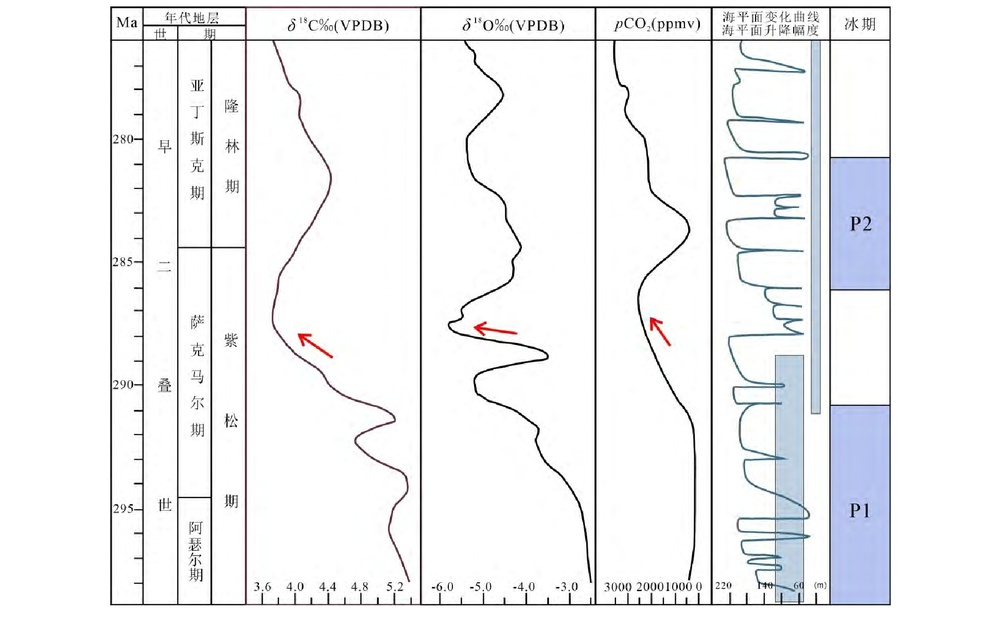
#> input picture data/quick_test/images/DCXZ202302003_07100.jpg, 1000 x 624 px, shrunk from 1943 x 1212 before the run
$ python 02_test_vertical_lines.py --mask-dir ../../../data/quick_test/images --out-dir out
#> lines starting #> are read from the running program, lines starting #| are printed output that depends on the picture; after the words box and inside, x2 and y2 are one past the last pixel; in counts of white or black regions, pixels touching at a corner belong together
import argparse
import json
from pathlib import Path
from typing import Optional

import numpy as np
from PIL import Image
import matplotlib.pyplot as plt


def otsu_threshold(values: np.ndarray) -> int:
    """Compute an Otsu threshold for a one-dimensional projection."""
    values = values.astype(np.int64)
    if values.size == 0:
        return 0
    max_val = int(values.max())
    if max_val == 0:
        return 0
    hist = np.bincount(values, minlength=max_val + 1).astype(np.float64)
    total = values.size
    sum_total = np.dot(np.arange(max_val + 1), hist)

    weight_bg = 0.0
    sum_bg = 0.0
    var_max = -1.0
    threshold = 0
    for t in range(max_val + 1):
        weight_bg += hist[t]
        if weight_bg == 0:
            continue
        weight_fg = total - weight_bg
        if weight_fg == 0:
            break
        sum_bg += t * hist[t]
        mean_bg = sum_bg / weight_bg
        mean_fg = (sum_total - sum_bg) / weight_fg
        var_between = weight_bg * weight_fg * (mean_bg - mean_fg) ** 2
        if var_between > var_max:
            var_max = var_between
            threshold = t
    return threshold


def find_peaks_1d(values: np.ndarray, thr: int):
    """Find plateau-aware peaks above a global threshold."""
    peaks = []
    n = len(values)
    i = 0
    while i < n:
        if values[i] < thr:
            i += 1
            continue
        # plateau peak handling
        start = i
        while i + 1 < n and values[i + 1] == values[start]:
            i += 1
        end = i
        left = values[start - 1] if start - 1 >= 0 else -1
        right = values[end + 1] if end + 1 < n else -1
        if values[start] >= left and values[end] >= right:
            peaks.append((start + end) // 2)
        i += 1
    return peaks


def enforce_min_distance(peaks, min_dist: int):
    """Keep peaks separated by at least `min_dist` pixels."""
    if not peaks:
        return peaks
    peaks_sorted = sorted(peaks)
    kept = [peaks_sorted[0]]
    for p in peaks_sorted[1:]:
        if p - kept[-1] >= min_dist:
            kept.append(p)
    return kept


def enforce_min_height(peaks, values: np.ndarray, min_height: int):
    """Remove peaks whose projection height is too small."""
    if not peaks:
        return peaks
    return [p for p in peaks if values[p] >= min_height]


def find_peaks_1d_local(values: np.ndarray, thresholds: np.ndarray):
    """Find peaks using a per-position local threshold."""
    peaks = []
    n = len(values)
    i = 0
    while i < n:
        if values[i] < thresholds[i]:
            i += 1
            continue
        start = i
        while i + 1 < n and values[i + 1] == values[start]:
            i += 1
        end = i
        left = values[start - 1] if start - 1 >= 0 else -1
        right = values[end + 1] if end + 1 < n else -1
        if values[start] >= left and values[end] >= right:
            peaks.append((start + end) // 2)
        i += 1
    return peaks


def local_otsu_thresholds(values: np.ndarray, window: int) -> np.ndarray:
    """Compute sliding-window Otsu thresholds for a projection."""
    if window < 3:
        raise ValueError("window must be >= 3")
    if window % 2 == 0:
        window += 1
    half = window // 2
    padded = np.pad(values, (half, half), mode="edge")
    thresholds = np.zeros_like(values, dtype=np.int64)
    for i in range(len(values)):
        seg = padded[i:i + window]
        thresholds[i] = otsu_threshold(seg)
    return thresholds


def find_vertical_lines(
    mask: np.ndarray,
    alpha: float = 0.7,
    window: int = 201,
    min_dist: int = 10,
    min_height: int = 50,
):
    """Detect vertical grid-line positions from a predicted mask."""
    binary = (mask > 0).astype(np.uint8)
    col_sums = binary.sum(axis=0)
    thr = otsu_threshold(col_sums)
    thr_relaxed = int(thr * alpha)
    positions = find_peaks_1d(col_sums, thr_relaxed)
    positions = enforce_min_height(positions, col_sums, min_height)
    positions = enforce_min_distance(positions, min_dist)
    local_thr = local_otsu_thresholds(col_sums, window=window)
    positions_local = find_peaks_1d_local(col_sums, local_thr)
    positions_local = enforce_min_height(positions_local, col_sums, min_height)
    positions_local = enforce_min_distance(positions_local, min_dist)

    return col_sums, thr, thr_relaxed, positions, local_thr, positions_local


# [24 lines left out: function find_horizontal_lines, not called in this run]


def find_horizontal_lines_fixed(
    mask: np.ndarray,
    alpha: float = 0.7,
    window: int = 201,
    min_dist: int = 10,
    min_height: int = 50,
):
    """Detect horizontal lines with fixed thresholds for a column interval."""
    # Same logic as find_vertical_lines, but applied to row sums within a fixed column interval
    binary = (mask > 0).astype(np.uint8)
    row_sums = binary.sum(axis=1)
    thr = otsu_threshold(row_sums)
    thr_relaxed = int(thr * alpha)
    positions = find_peaks_1d(row_sums, thr_relaxed)
    positions = enforce_min_height(positions, row_sums, min_height)
    positions = enforce_min_distance(positions, min_dist)
    local_thr = local_otsu_thresholds(row_sums, window=window)
    positions_local = find_peaks_1d_local(row_sums, local_thr)
    positions_local = enforce_min_height(positions_local, row_sums, min_height)
    positions_local = enforce_min_distance(positions_local, min_dist)

    return row_sums, thr, thr_relaxed, positions, local_thr, positions_local


def max_run_length_1d(arr: np.ndarray) -> int:
    """Return the longest consecutive nonzero run in a 1D array."""
    max_run = 0
    cur = 0
    for v in arr:
        if v:
            cur += 1
            if cur > max_run:
                max_run = cur
        else:
            cur = 0
    return max_run


def merge_close_lines(lines, merge_dist=10):
    """Merge nearby line positions into one representative center."""
    if not lines:
        return []
    lines = sorted(lines)
    merged = []
    cur = [lines[0]]
    for y in lines[1:]:
        if y - cur[-1] <= merge_dist:
            cur.append(y)
        else:
            merged.append(int(round(sum(cur) / len(cur))))
            cur = [y]
    merged.append(int(round(sum(cur) / len(cur))))
    return merged


def unify_positions(positions, merge_dist=10):
    """Merge positions and return both centers and original-to-center mapping."""
    if not positions:
        return [], {}
    positions = sorted({int(p) for p in positions})
    centers = merge_close_lines(positions, merge_dist=merge_dist)
    mapping = {}
    for p in positions:
        nearest = min(centers, key=lambda c: abs(c - p))
        mapping[p] = nearest if abs(nearest - p) <= merge_dist else p
    return centers, mapping


def merge_lines_by_run(rows_with_len, merge_dist=5):
    """Merge nearby rows while keeping the row with strongest run support."""
    if not rows_with_len:
        return []
    rows_with_len = sorted(rows_with_len, key=lambda x: x[0])
    merged = []
    group = [rows_with_len[0]]
    for y, run_len in rows_with_len[1:]:
        if y - group[-1][0] <= merge_dist:
            group.append((y, run_len))
        else:
            merged.append(max(group, key=lambda x: x[1])[0])
            group = [(y, run_len)]
    merged.append(max(group, key=lambda x: x[1])[0])
    return merged


def line_strength_vertical(mask: np.ndarray, x: int, half_window: int = 1) -> int:
    """Measure vertical-line support around an x coordinate."""
    h, w = mask.shape[:2]
    if w == 0:
        return 0
    x0 = max(0, x - half_window)
    x1 = min(w - 1, x + half_window)
    cols = (mask[:, x0:x1 + 1] > 0).astype(np.uint8)
    return int(cols.sum(axis=0).max()) if cols.size else 0


def line_strength_horizontal(mask: np.ndarray, y: int, half_window: int = 1) -> int:
    """Measure horizontal-line support around a y coordinate."""
    h, w = mask.shape[:2]
    if h == 0:
        return 0
    y0 = max(0, y - half_window)
    y1 = min(h - 1, y + half_window)
    rows = (mask[y0:y1 + 1, :] > 0).astype(np.uint8)
    return int(rows.sum(axis=1).max()) if rows.size else 0


def merge_positions_by_length(positions, length_fn, merge_dist=5):
    """Merge close positions and keep the candidate with greatest line strength."""
    if not positions:
        return []
    positions = sorted({int(p) for p in positions})
    merged = []
    group = [positions[0]]
    for p in positions[1:]:
        if p - group[-1] <= merge_dist:
            group.append(p)
        else:
            center = group[len(group) // 2]
            best = max(group, key=lambda v: (length_fn(v), -abs(v - center)))
            merged.append(best)
            group = [p]
    center = group[len(group) // 2]
    best = max(group, key=lambda v: (length_fn(v), -abs(v - center)))
    merged.append(best)
    return sorted(set(merged))


def snap_rows_to_reference(rows, ref_rows, merge_dist=5):
    """Snap row positions to a set of reference rows when close enough."""
    if not rows:
        return []
    if not ref_rows:
        return sorted(set(int(r) for r in rows))
    ref_rows = sorted(ref_rows)
    snapped = []
    for y in rows:
        nearest = min(ref_rows, key=lambda r: abs(r - y))
        if abs(nearest - y) <= merge_dist:
            snapped.append(nearest)
        else:
            snapped.append(int(y))
    return sorted(set(snapped))


def compute_column_rows(mask: np.ndarray, v_positions):
    """Compute horizontal row candidates separately within each vertical column."""
    h, w = mask.shape[:2]
    x_cuts = [0] + [p for p in v_positions if 0 < p < w] + [w]
    x_cuts = sorted(set(x_cuts))
    col_rows = {}
    col_long_rows = {}
    for i in range(len(x_cuts) - 1):
        x0, x1 = x_cuts[i], x_cuts[i + 1]
        col_mask = mask[:, x0:x1]
        row_sums, r_thr, r_thr_relaxed, r_pos, r_local_thr, r_pos_local = find_horizontal_lines_fixed(
            col_mask,
            alpha=0.1,
            window=101,
            min_dist=5,
            min_height=10
        )
        use_r = r_pos_local if r_pos_local else r_pos
        col_width = max(1, x1 - x0)
        run_thresh = int(col_width * 0.8)
        sum_thresh = int(col_width * 0.8)
        long_run_rows = []
        rows_with_len = []
        for y in range(1, h - 1):
            row_slice = (col_mask[y, :] > 0).astype(np.uint8)
            run_len = max_run_length_1d(row_slice)
            if run_len >= run_thresh or row_slice.sum() >= sum_thresh:
                long_run_rows.append(y)
            if y in use_r:
                rows_with_len.append((y, run_len))
        use_r = sorted(set(use_r + long_run_rows))
        # merge close rows within this column, keep the one with longer continuous run
        use_r = merge_lines_by_run(rows_with_len, merge_dist=5)
        col_rows[i] = [int(y) for y in use_r if 0 < y < h]
        col_long_rows[i] = merge_close_lines(
            [int(y) for y in long_run_rows if 0 < y < h], merge_dist=10
        )
    return col_rows, col_long_rows, x_cuts


# [39 lines left out: functions visualize, visualize_grid, not called in this run]


def visualize_grid_segments(mask: np.ndarray, v_positions, col_rows, title: str, save_path: Optional[Path] = None):
    """Visualize per-column horizontal row candidates."""
    fig, ax = plt.subplots(1, 1, figsize=(10, 8))
    ax.imshow(mask, cmap="gray")
    h, w = mask.shape[:2]
    x_cuts = [0] + [p for p in v_positions if 0 < p < w] + [w]
    x_cuts = sorted(set(x_cuts))
    for x in v_positions:
        ax.axvline(x, color="red", linewidth=1)
    for i in range(len(x_cuts) - 1):
        x0, x1 = x_cuts[i], x_cuts[i + 1]
        rows = merge_close_lines(col_rows.get(i, []), merge_dist=5)
        for y in rows:
            ax.hlines(y, x0, x1, color="lime", linewidth=1)
    ax.set_title(title)
    ax.axis("off")
    plt.tight_layout()
    if save_path is not None:
        fig.savefig(save_path, dpi=150)
    plt.close(fig)


def visualize_vertical_only(mask: np.ndarray, v_positions, title: str, save_path: Optional[Path] = None):
    """Save or show a visualization of detected vertical lines."""
    fig, ax = plt.subplots(1, 1, figsize=(10, 8))
    ax.imshow(mask, cmap="gray")
    for x in v_positions:
        ax.axvline(x, color="red", linewidth=1)
    ax.set_title(f"{title} - vertical lines")
    ax.axis("off")
    plt.tight_layout()
    if save_path is not None:
        fig.savefig(save_path, dpi=150)
    plt.close(fig)


def visualize_horizontal_only(mask: np.ndarray, h_positions, title: str, save_path: Optional[Path] = None):
    """Save or show a visualization of detected horizontal lines."""
    fig, ax = plt.subplots(1, 1, figsize=(10, 8))
    ax.imshow(mask, cmap="gray")
    for y in h_positions:
        ax.axhline(y, color="lime", linewidth=1)
    ax.set_title(f"{title} - horizontal lines")
    ax.axis("off")
    plt.tight_layout()
    if save_path is not None:
        fig.savefig(save_path, dpi=150)
    plt.close(fig)

def split_by_vertical_lines(mask: np.ndarray, positions, out_dir: Path, min_width: int = 10):
    """Save column crops split by detected vertical lines."""
    h, w = mask.shape[:2]
    cuts = [0] + [p for p in positions if 0 < p < w] + [w]
    cuts = sorted(set(cuts))
    for i in range(len(cuts) - 1):
        x0, x1 = cuts[i], cuts[i + 1]
        if x1 - x0 < min_width:
            continue
        crop = mask[:, x0:x1]
        out_path = out_dir / f"col_{i:02d}_x{x0:04d}_{x1:04d}.png"
        Image.fromarray(crop).save(out_path)


def build_grid_json(width, height, v_positions, h_positions):
    """Build a rectangular grid JSON from global vertical and horizontal cuts."""
    x_cuts = [0] + [p for p in v_positions if 0 < p < width] + [width]
    y_cuts = [0] + [p for p in h_positions if 0 < p < height] + [height]
    x_cuts = sorted(set(x_cuts))
    y_cuts = sorted(set(y_cuts))

    cells = []
    for r in range(len(y_cuts) - 1):
        for c in range(len(x_cuts) - 1):
            x0, x1 = x_cuts[c], x_cuts[c + 1]
            y0, y1 = y_cuts[r], y_cuts[r + 1]
            cells.append({
                "row": r,
                "col": c,
                "bbox": [int(x0), int(y0), int(x1), int(y1)]
            })

    data = {
        "imageWidth": int(width),
        "imageHeight": int(height),
        "vertical_lines": [int(x) for x in x_cuts],
        "horizontal_lines": [int(y) for y in y_cuts],
        "cells": cells,
    }
    return data


# [44 lines left out: functions merge_rows_across_columns, filter_rows_by_support, not called in this run]


def main():
    """Generate grid JSON files from predicted line masks."""
    parser = argparse.ArgumentParser(description="Generate grid JSON files from predicted line masks.")
    parser.add_argument("--mask-dir", required=True, help="Directory containing predicted line-mask images.")
    parser.add_argument("--out-dir", required=True, help="Directory for grid JSON output.")
    parser.add_argument(
        "--name-suffix",
        default="_OUT",
        help="Suffix added to each output folder stem so merge code can find <image>_OUT/grid.json. Use '' to disable.",
    )
    args = parser.parse_args()

    folder = Path(args.mask_dir)
    out_root = Path(args.out_dir)
    if not folder.exists():
        raise FileNotFoundError(f"Mask directory not found: {folder}")

    exts = {".jpg", ".jpeg", ".png", ".bmp", ".tif", ".tiff"}
    files = [p for p in folder.iterdir() if p.suffix.lower() in exts]
    files.sort()

    for path in files:
        mask = np.array(Image.open(path).convert("L"))
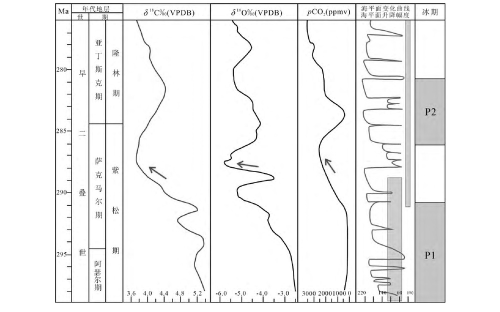
#> mask: shape (624, 1000) (shown at 1/2 size); min 0, max 255, mean 241.8
        col_sums, thr, thr_relaxed, positions, local_thr, positions_local = find_vertical_lines(mask)
#> in find_vertical_lines, `binary = (mask > 0).astype(np.uint8)`:
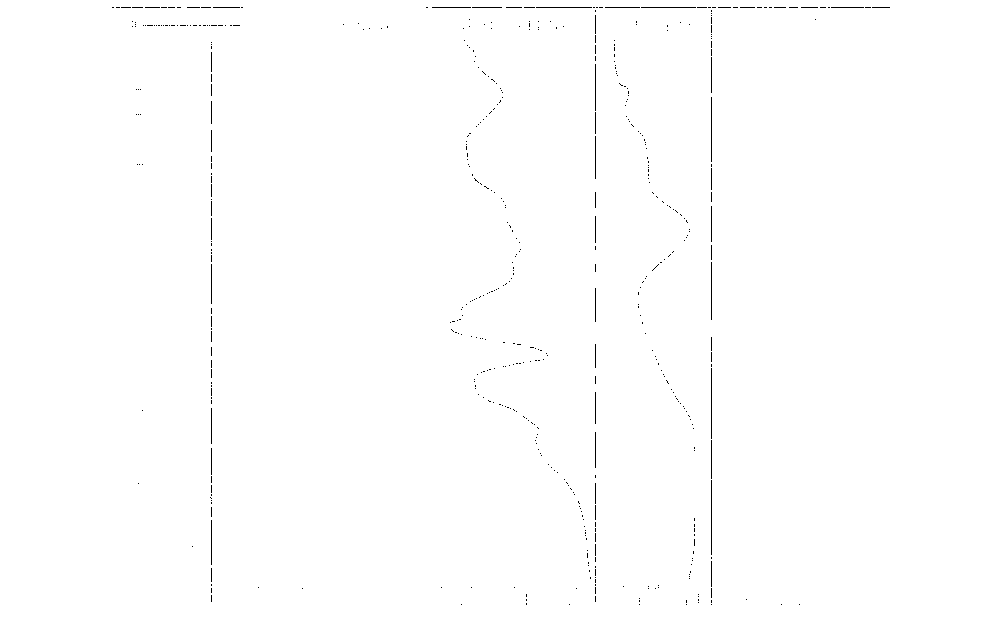
#> binary: shape (624, 1000); values 0 (black) and 1 (white), 99.6% white; black in thin lines or dots, all inside (x1, y1, x2, y2) = (112, 7, 890, 605)
#> in find_vertical_lines, `col_sums = binary.sum(axis=0)`: col_sums = 1000 values, max 624 at index 0, min 89 at index 711, mean 621.5
#> in otsu_threshold, `values = values.astype(np.int64)`: values has the same summary as col_sums in find_vertical_lines
#> in otsu_threshold, `max_val = int(values.max())`: max_val = 624
#> in otsu_threshold, `hist = np.bincount(values, minlength=max_val + 1).astype(np.float64)`: hist = 625 values, max 444 at index 624, min 0 at index 0, mean 1.6
#> in otsu_threshold, `sum_total = np.dot(np.arange(max_val + 1), hist)`: sum_total = 621454
#> the loop in otsu_threshold, `for t in range(max_val + 1):` made 625 passes
#> (weight_bg, weight_fg, sum_bg, mean_bg, mean_fg, var_between, var_max) on passes 90, 166, 178: (1, 999, 89, 89, 622, 283791053.2, 283791053.2), (2, 998, 254, 127, 622.4, 489949415.1, 489949415.1), (3, 997, 431, 143.7, 622.9, 686902916.4, 686902916.4)
#> after the loop in otsu_threshold, `for t in range(max_val + 1):`: sum_bg = 344398; threshold = 177; var_max = 686902916.4; weight_bg = 1000
#> in find_vertical_lines, `thr = otsu_threshold(col_sums)`: thr = 177
#> in find_vertical_lines, `thr_relaxed = int(thr * alpha)`: thr_relaxed = 123
#> in find_peaks_1d, `n = len(values)`: n = 1000
#> the loop in find_peaks_1d, `while i < n:` made 310 passes
#> (start, end, left, right, i) on passes 1 to 3: (0, 111, -1, 623, 112), (112, 113, 624, 624, 114), (114, 115, 623, 623, 116)
#> after the loop in find_peaks_1d, `while i < n:`: peaks = 124 values from 55 to 944
#> in enforce_min_distance, `kept = [peaks_sorted[0]]`: kept = [55]
#> the loop in enforce_min_distance, `for p in peaks_sorted[1:]:` made 123 passes
#> p on passes 1 to 8: 114, 120, 131, 133, 137, 139, 141, 144
#> after the loop in enforce_min_distance, `for p in peaks_sorted[1:]:`: kept = 52 values from 55 to 944
#> in local_otsu_thresholds, `padded = np.pad(values, (half, half), mode="edge")`: padded = 1200 values, max 624 at index 0, min 89 at index 811, mean 621.9
#> the loop in local_otsu_thresholds, `for i in range(len(values)):` made 1000 passes
#> sum_total in otsu_threshold on passes 1 to 3: 125424, 125424, 125424
#> the loop in enforce_min_distance (call 2), `for p in peaks_sorted[1:]:` made 123 passes
        print(f"[{path.name}] Otsu threshold: {thr}, relaxed: {thr_relaxed}, local window: 101, min_dist: 5, min_height: 50")
#| [DCXZ202302003_07100.jpg] Otsu threshold: 177, relaxed: 123, local window: 101, min_dist: 5, min_height: 50
        print(f"[{path.name}] Global peaks: {positions}")
#> (printed output is left out)
        print(f"[{path.name}] Local peaks: {positions_local}")
#> (printed output is left out)
        # visualize(mask, col_sums, thr, thr_relaxed, positions, local_thr, positions_local)

        use_positions = positions_local if positions_local else positions
        # postprocess: merge close vertical lines by keeping the longest one
        use_positions = merge_positions_by_length(
            use_positions,
            lambda x: line_strength_vertical(mask, x),
            merge_dist=5
        )
#> the loop in merge_positions_by_length, `for p in positions[1:]:` made 51 passes
#> p on passes 1 to 8: 114, 131, 141, 153, 164, 175, 186, 197
        out_stem = path.stem
        if args.name_suffix and not out_stem.endswith(args.name_suffix):
            out_stem = out_stem + args.name_suffix
        out_dir = out_root / out_stem
        out_dir.mkdir(parents=True, exist_ok=True)
        split_by_vertical_lines(mask, use_positions, out_dir, min_width=10)
#> the loop in split_by_vertical_lines, `for i in range(len(cuts) - 1):` made 53 passes
#> pass 2, in split_by_vertical_lines, `crop = mask[:, x0:x1]`:
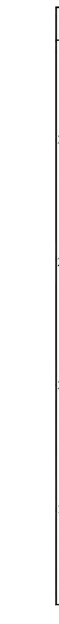
#> crop: shape (624, 59); min 0, max 255, mean 248

        # Row separators per column (local to each column)
        h, w = mask.shape[:2]
        col_rows, col_long_rows, x_cuts = compute_column_rows(mask, use_positions)
#> the loop in compute_column_rows, `for i in range(len(x_cuts) - 1):` made 53 passes
#> (the rest of the program and of its run is left out)
